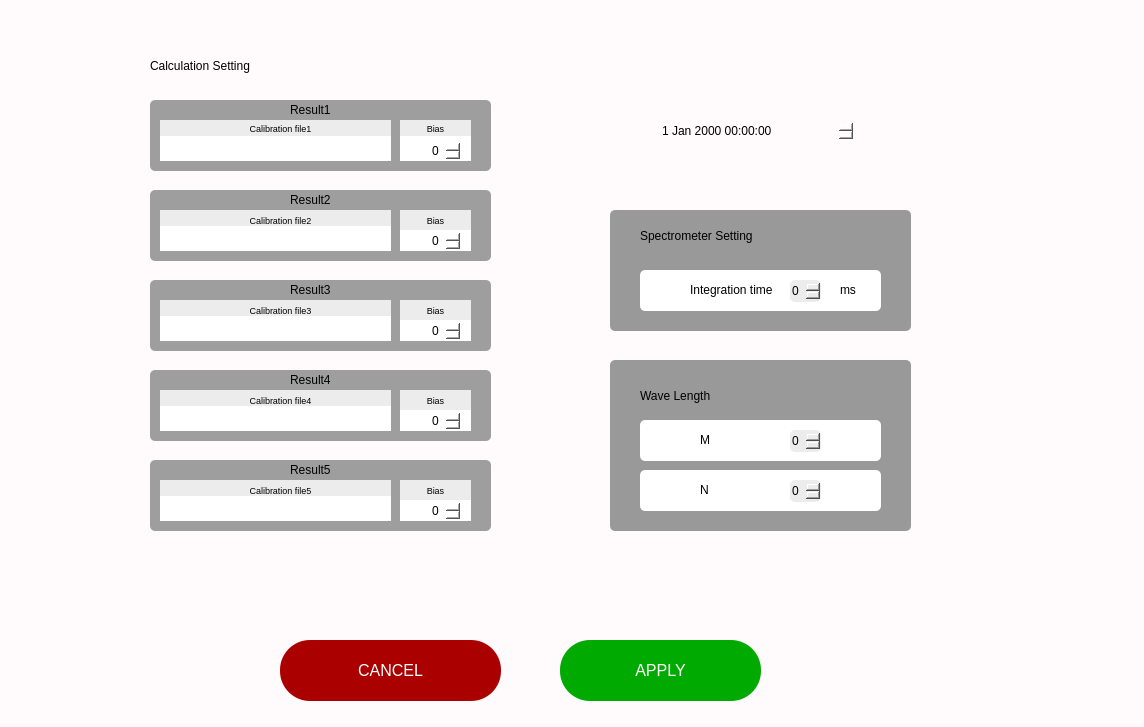
<?xml version="1.0" encoding="UTF-8"?>
<ui version="4.0">
 <class>MainWindow</class>
 <widget class="QMainWindow" name="MainWindow">
  <property name="geometry">
   <rect>
    <x>0</x>
    <y>0</y>
    <width>1144</width>
    <height>727</height>
   </rect>
  </property>
  <property name="font">
   <font>
    <family>MS Shell Dlg 2</family>
   </font>
  </property>
  <property name="windowTitle">
   <string>MainWindow</string>
  </property>
  <property name="styleSheet">
   <string notr="true">background-color: rgb(255, 251, 252);
border:5px;
</string>
  </property>
  <widget class="QWidget" name="centralwidget">
   <widget class="QPushButton" name="pushButton_apply">
    <property name="geometry">
     <rect>
      <x>560</x>
      <y>640</y>
      <width>201</width>
      <height>61</height>
     </rect>
    </property>
    <property name="styleSheet">
     <string notr="true">border-radius:30px;
background-color:rgb(0, 170, 0);
font-size:16px;
color:#fff;</string>
    </property>
    <property name="text">
     <string>APPLY</string>
    </property>
   </widget>
   <widget class="QPushButton" name="pushButton_cancel">
    <property name="geometry">
     <rect>
      <x>280</x>
      <y>640</y>
      <width>221</width>
      <height>61</height>
     </rect>
    </property>
    <property name="styleSheet">
     <string notr="true">border-radius:30px;
background-color:#aa0000;
font-size:16px;
color:#fff;</string>
    </property>
    <property name="text">
     <string>CANCEL</string>
    </property>
   </widget>
   <widget class="QGroupBox" name="groupBox_caculation">
    <property name="geometry">
     <rect>
      <x>130</x>
      <y>30</y>
      <width>381</width>
      <height>541</height>
     </rect>
    </property>
    <property name="styleSheet">
     <string notr="true">border-radius: 5px;
font: 14pt &quot;MS Shell Dlg 2&quot;;
background-color:#rgb(158,158,158);</string>
    </property>
    <property name="title">
     <string/>
    </property>
    <widget class="QWidget" name="widget_result1" native="true">
     <property name="geometry">
      <rect>
       <x>20</x>
       <y>70</y>
       <width>341</width>
       <height>71</height>
      </rect>
     </property>
     <property name="styleSheet">
      <string notr="true">background-color:rgb(158, 158, 158);
</string>
     </property>
     <widget class="QLabel" name="label_Result1">
      <property name="geometry">
       <rect>
        <x>140</x>
        <y>0</y>
        <width>71</width>
        <height>20</height>
       </rect>
      </property>
      <property name="styleSheet">
       <string notr="true">align:&quot;center&quot;</string>
      </property>
      <property name="text">
       <string>Result1</string>
      </property>
     </widget>
     <widget class="QWidget" name="widget_uploadfile1" native="true">
      <property name="geometry">
       <rect>
        <x>10</x>
        <y>30</y>
        <width>231</width>
        <height>31</height>
       </rect>
      </property>
      <property name="styleSheet">
       <string notr="true">background-color: rgb(255, 255, 255);
border-radius: 0px;</string>
      </property>
     </widget>
     <widget class="QWidget" name="widget_bias1Spin" native="true">
      <property name="geometry">
       <rect>
        <x>250</x>
        <y>30</y>
        <width>71</width>
        <height>31</height>
       </rect>
      </property>
      <property name="styleSheet">
       <string notr="true">border-radius: 0px;
background-color: rgb(255, 255, 255);</string>
      </property>
      <widget class="QSpinBox" name="spinBox_biasR1">
       <property name="geometry">
        <rect>
         <x>30</x>
         <y>10</y>
         <width>31</width>
         <height>22</height>
        </rect>
       </property>
      </widget>
     </widget>
     <widget class="QWidget" name="widget_Calibrationfile1" native="true">
      <property name="geometry">
       <rect>
        <x>10</x>
        <y>20</y>
        <width>231</width>
        <height>16</height>
       </rect>
      </property>
      <property name="styleSheet">
       <string notr="true">background-color: rgb(236, 236, 236);
border-radius:15px 50px 30px 5px;
</string>
      </property>
      <widget class="QLabel" name="label_Calibrationfile1">
       <property name="geometry">
        <rect>
         <x>80</x>
         <y>0</y>
         <width>81</width>
         <height>16</height>
        </rect>
       </property>
       <property name="styleSheet">
        <string notr="true">align:&quot;center&quot;;
font-size:9px;</string>
       </property>
       <property name="text">
        <string>Calibration file1</string>
       </property>
       <property name="alignment">
        <set>Qt::AlignCenter</set>
       </property>
      </widget>
     </widget>
     <widget class="QWidget" name="widget_bias1" native="true">
      <property name="geometry">
       <rect>
        <x>250</x>
        <y>20</y>
        <width>71</width>
        <height>16</height>
       </rect>
      </property>
      <property name="styleSheet">
       <string notr="true">background-color: rgb(236, 236,236);
border-radius:15px 50px 30px 5px;</string>
      </property>
      <widget class="QLabel" name="label_biasR1">
       <property name="geometry">
        <rect>
         <x>10</x>
         <y>0</y>
         <width>51</width>
         <height>16</height>
        </rect>
       </property>
       <property name="styleSheet">
        <string notr="true">align:&quot;center&quot;;
font-size:9px;</string>
       </property>
       <property name="text">
        <string>Bias</string>
       </property>
       <property name="alignment">
        <set>Qt::AlignCenter</set>
       </property>
      </widget>
     </widget>
    </widget>
    <widget class="QWidget" name="widget_result2" native="true">
     <property name="geometry">
      <rect>
       <x>20</x>
       <y>160</y>
       <width>341</width>
       <height>71</height>
      </rect>
     </property>
     <property name="styleSheet">
      <string notr="true">background-color:rgb(158, 158, 158);
</string>
     </property>
     <widget class="QLabel" name="label_Result2">
      <property name="geometry">
       <rect>
        <x>140</x>
        <y>0</y>
        <width>61</width>
        <height>20</height>
       </rect>
      </property>
      <property name="styleSheet">
       <string notr="true">align:&quot;center&quot;</string>
      </property>
      <property name="text">
       <string>Result2</string>
      </property>
     </widget>
     <widget class="QWidget" name="widget_uploadfile2" native="true">
      <property name="geometry">
       <rect>
        <x>10</x>
        <y>30</y>
        <width>231</width>
        <height>31</height>
       </rect>
      </property>
      <property name="styleSheet">
       <string notr="true">background-color: rgb(255, 255, 255);
border-radius: 0px;</string>
      </property>
     </widget>
     <widget class="QWidget" name="widget_bias2Spin" native="true">
      <property name="geometry">
       <rect>
        <x>250</x>
        <y>30</y>
        <width>71</width>
        <height>31</height>
       </rect>
      </property>
      <property name="styleSheet">
       <string notr="true">border-radius: 0px;
background-color: rgb(255, 255, 255);</string>
      </property>
      <widget class="QSpinBox" name="spinBox_biasR2">
       <property name="geometry">
        <rect>
         <x>30</x>
         <y>10</y>
         <width>31</width>
         <height>22</height>
        </rect>
       </property>
      </widget>
     </widget>
     <widget class="QWidget" name="widget_Calibrationfile2" native="true">
      <property name="geometry">
       <rect>
        <x>10</x>
        <y>20</y>
        <width>231</width>
        <height>16</height>
       </rect>
      </property>
      <property name="styleSheet">
       <string notr="true">background-color: rgb(236, 236, 236);
border-radius:15px 50px 30px 5px;
</string>
      </property>
      <widget class="QLabel" name="label_Calibrationfile2">
       <property name="geometry">
        <rect>
         <x>80</x>
         <y>0</y>
         <width>81</width>
         <height>20</height>
        </rect>
       </property>
       <property name="styleSheet">
        <string notr="true">align:&quot;center&quot;;
font-size:9px;</string>
       </property>
       <property name="text">
        <string>Calibration file2</string>
       </property>
       <property name="alignment">
        <set>Qt::AlignCenter</set>
       </property>
      </widget>
     </widget>
     <widget class="QWidget" name="widget_bias2" native="true">
      <property name="geometry">
       <rect>
        <x>250</x>
        <y>20</y>
        <width>71</width>
        <height>20</height>
       </rect>
      </property>
      <property name="styleSheet">
       <string notr="true">background-color: rgb(236, 236,236);
border-radius:15px 50px 30px 5px;</string>
      </property>
      <widget class="QLabel" name="label_biasR2">
       <property name="geometry">
        <rect>
         <x>10</x>
         <y>0</y>
         <width>51</width>
         <height>20</height>
        </rect>
       </property>
       <property name="styleSheet">
        <string notr="true">align:&quot;center&quot;;
font-size:9px;</string>
       </property>
       <property name="text">
        <string>Bias</string>
       </property>
       <property name="alignment">
        <set>Qt::AlignCenter</set>
       </property>
      </widget>
     </widget>
    </widget>
    <widget class="QWidget" name="widget_result3" native="true">
     <property name="geometry">
      <rect>
       <x>20</x>
       <y>250</y>
       <width>341</width>
       <height>71</height>
      </rect>
     </property>
     <property name="styleSheet">
      <string notr="true">background-color:rgb(158, 158, 158);
</string>
     </property>
     <widget class="QLabel" name="label_Result3">
      <property name="geometry">
       <rect>
        <x>140</x>
        <y>0</y>
        <width>71</width>
        <height>20</height>
       </rect>
      </property>
      <property name="styleSheet">
       <string notr="true">align:&quot;center&quot;</string>
      </property>
      <property name="text">
       <string>Result3</string>
      </property>
     </widget>
     <widget class="QWidget" name="widget_uploadfile3" native="true">
      <property name="geometry">
       <rect>
        <x>10</x>
        <y>30</y>
        <width>231</width>
        <height>31</height>
       </rect>
      </property>
      <property name="styleSheet">
       <string notr="true">background-color: rgb(255, 255, 255);
border-radius: 0px;</string>
      </property>
     </widget>
     <widget class="QWidget" name="widget_bias3Spin" native="true">
      <property name="geometry">
       <rect>
        <x>250</x>
        <y>30</y>
        <width>71</width>
        <height>31</height>
       </rect>
      </property>
      <property name="styleSheet">
       <string notr="true">border-radius: 0px;
background-color: rgb(255, 255, 255);</string>
      </property>
      <widget class="QSpinBox" name="spinBox_biasR3">
       <property name="geometry">
        <rect>
         <x>30</x>
         <y>10</y>
         <width>31</width>
         <height>22</height>
        </rect>
       </property>
      </widget>
     </widget>
     <widget class="QWidget" name="widget_Calibrationfile3" native="true">
      <property name="geometry">
       <rect>
        <x>10</x>
        <y>20</y>
        <width>231</width>
        <height>16</height>
       </rect>
      </property>
      <property name="styleSheet">
       <string notr="true">background-color: rgb(236, 236, 236);
border-radius:15px 50px 30px 5px;
</string>
      </property>
      <widget class="QLabel" name="label_Calibrationfile3">
       <property name="geometry">
        <rect>
         <x>80</x>
         <y>0</y>
         <width>81</width>
         <height>20</height>
        </rect>
       </property>
       <property name="styleSheet">
        <string notr="true">align:&quot;center&quot;;
font-size:9px;</string>
       </property>
       <property name="text">
        <string>Calibration file3</string>
       </property>
       <property name="alignment">
        <set>Qt::AlignCenter</set>
       </property>
      </widget>
     </widget>
     <widget class="QWidget" name="widget_bias3" native="true">
      <property name="geometry">
       <rect>
        <x>250</x>
        <y>20</y>
        <width>71</width>
        <height>20</height>
       </rect>
      </property>
      <property name="styleSheet">
       <string notr="true">background-color: rgb(236, 236,236);
border-radius:15px 50px 30px 5px;</string>
      </property>
      <widget class="QLabel" name="label_biasR3">
       <property name="geometry">
        <rect>
         <x>10</x>
         <y>0</y>
         <width>51</width>
         <height>20</height>
        </rect>
       </property>
       <property name="styleSheet">
        <string notr="true">align:&quot;center&quot;;
font-size:9px;</string>
       </property>
       <property name="text">
        <string>Bias</string>
       </property>
       <property name="alignment">
        <set>Qt::AlignCenter</set>
       </property>
      </widget>
     </widget>
    </widget>
    <widget class="QWidget" name="widget_result4" native="true">
     <property name="geometry">
      <rect>
       <x>20</x>
       <y>340</y>
       <width>341</width>
       <height>71</height>
      </rect>
     </property>
     <property name="styleSheet">
      <string notr="true">background-color:rgb(158, 158, 158);
</string>
     </property>
     <widget class="QLabel" name="label_Result4">
      <property name="geometry">
       <rect>
        <x>140</x>
        <y>0</y>
        <width>61</width>
        <height>20</height>
       </rect>
      </property>
      <property name="styleSheet">
       <string notr="true">align:&quot;center&quot;</string>
      </property>
      <property name="text">
       <string>Result4</string>
      </property>
     </widget>
     <widget class="QWidget" name="widget_uploadfile4" native="true">
      <property name="geometry">
       <rect>
        <x>10</x>
        <y>30</y>
        <width>231</width>
        <height>31</height>
       </rect>
      </property>
      <property name="styleSheet">
       <string notr="true">background-color: rgb(255, 255, 255);
border-radius: 0px;</string>
      </property>
     </widget>
     <widget class="QWidget" name="widget_bias4Spin" native="true">
      <property name="geometry">
       <rect>
        <x>250</x>
        <y>30</y>
        <width>71</width>
        <height>31</height>
       </rect>
      </property>
      <property name="styleSheet">
       <string notr="true">border-radius: 0px;
background-color: rgb(255, 255, 255);</string>
      </property>
      <widget class="QSpinBox" name="spinBox_biasR4">
       <property name="geometry">
        <rect>
         <x>30</x>
         <y>10</y>
         <width>31</width>
         <height>22</height>
        </rect>
       </property>
      </widget>
     </widget>
     <widget class="QWidget" name="widget_Calibrationfile4" native="true">
      <property name="geometry">
       <rect>
        <x>10</x>
        <y>20</y>
        <width>231</width>
        <height>16</height>
       </rect>
      </property>
      <property name="styleSheet">
       <string notr="true">background-color: rgb(236, 236, 236);
border-radius:15px 50px 30px 5px;
</string>
      </property>
      <widget class="QLabel" name="label_Calibrationfile4">
       <property name="geometry">
        <rect>
         <x>80</x>
         <y>0</y>
         <width>81</width>
         <height>20</height>
        </rect>
       </property>
       <property name="styleSheet">
        <string notr="true">align:&quot;center&quot;;
font-size:9px;</string>
       </property>
       <property name="text">
        <string>Calibration file4</string>
       </property>
       <property name="alignment">
        <set>Qt::AlignCenter</set>
       </property>
      </widget>
     </widget>
     <widget class="QWidget" name="widget_bias4" native="true">
      <property name="geometry">
       <rect>
        <x>250</x>
        <y>20</y>
        <width>71</width>
        <height>20</height>
       </rect>
      </property>
      <property name="styleSheet">
       <string notr="true">background-color: rgb(236, 236,236);
border-radius:15px 50px 30px 5px;</string>
      </property>
      <widget class="QLabel" name="label_biasR4">
       <property name="geometry">
        <rect>
         <x>10</x>
         <y>0</y>
         <width>51</width>
         <height>20</height>
        </rect>
       </property>
       <property name="styleSheet">
        <string notr="true">align:&quot;center&quot;;
font-size:9px;</string>
       </property>
       <property name="text">
        <string>Bias</string>
       </property>
       <property name="alignment">
        <set>Qt::AlignCenter</set>
       </property>
      </widget>
     </widget>
    </widget>
    <widget class="QWidget" name="widget_result5" native="true">
     <property name="geometry">
      <rect>
       <x>20</x>
       <y>430</y>
       <width>341</width>
       <height>71</height>
      </rect>
     </property>
     <property name="styleSheet">
      <string notr="true">background-color:rgb(158, 158, 158);
</string>
     </property>
     <widget class="QLabel" name="label_Result5">
      <property name="geometry">
       <rect>
        <x>140</x>
        <y>0</y>
        <width>71</width>
        <height>20</height>
       </rect>
      </property>
      <property name="styleSheet">
       <string notr="true">align:&quot;center&quot;</string>
      </property>
      <property name="text">
       <string>Result5</string>
      </property>
     </widget>
     <widget class="QWidget" name="widget_uploadfile5" native="true">
      <property name="geometry">
       <rect>
        <x>10</x>
        <y>30</y>
        <width>231</width>
        <height>31</height>
       </rect>
      </property>
      <property name="styleSheet">
       <string notr="true">background-color: rgb(255, 255, 255);
border-radius: 0px;</string>
      </property>
     </widget>
     <widget class="QWidget" name="widget_bias5Spin" native="true">
      <property name="geometry">
       <rect>
        <x>250</x>
        <y>30</y>
        <width>71</width>
        <height>31</height>
       </rect>
      </property>
      <property name="styleSheet">
       <string notr="true">border-radius: 0px;
background-color: rgb(255, 255, 255);</string>
      </property>
      <widget class="QSpinBox" name="spinBox_biasR5">
       <property name="geometry">
        <rect>
         <x>30</x>
         <y>10</y>
         <width>31</width>
         <height>22</height>
        </rect>
       </property>
      </widget>
     </widget>
     <widget class="QWidget" name="widget_Calibrationfile5" native="true">
      <property name="geometry">
       <rect>
        <x>10</x>
        <y>20</y>
        <width>231</width>
        <height>16</height>
       </rect>
      </property>
      <property name="styleSheet">
       <string notr="true">background-color: rgb(236, 236, 236);
border-radius:15px 50px 30px 5px;
</string>
      </property>
      <widget class="QLabel" name="label_Calibrationfile5">
       <property name="geometry">
        <rect>
         <x>80</x>
         <y>0</y>
         <width>81</width>
         <height>20</height>
        </rect>
       </property>
       <property name="styleSheet">
        <string notr="true">align:&quot;center&quot;;
font-size:9px;</string>
       </property>
       <property name="text">
        <string>Calibration file5</string>
       </property>
       <property name="alignment">
        <set>Qt::AlignCenter</set>
       </property>
      </widget>
     </widget>
     <widget class="QWidget" name="widget_bias5" native="true">
      <property name="geometry">
       <rect>
        <x>250</x>
        <y>20</y>
        <width>71</width>
        <height>20</height>
       </rect>
      </property>
      <property name="styleSheet">
       <string notr="true">background-color: rgb(236, 236,236);
border-radius:15px 50px 30px 5px;</string>
      </property>
      <widget class="QLabel" name="label_biasR5">
       <property name="geometry">
        <rect>
         <x>10</x>
         <y>0</y>
         <width>51</width>
         <height>20</height>
        </rect>
       </property>
       <property name="styleSheet">
        <string notr="true">align:&quot;center&quot;;
font-size:9px;</string>
       </property>
       <property name="text">
        <string>Bias</string>
       </property>
       <property name="alignment">
        <set>Qt::AlignCenter</set>
       </property>
      </widget>
     </widget>
    </widget>
    <widget class="QLabel" name="label_CalculationSetting">
     <property name="geometry">
      <rect>
       <x>20</x>
       <y>20</y>
       <width>201</width>
       <height>31</height>
      </rect>
     </property>
     <property name="styleSheet">
      <string notr="true">font: 18pt &quot;MS Shell Dlg 2&quot;;</string>
     </property>
     <property name="text">
      <string>Calculation Setting</string>
     </property>
    </widget>
   </widget>
   <widget class="QGroupBox" name="groupBox_SpecSetting">
    <property name="geometry">
     <rect>
      <x>610</x>
      <y>210</y>
      <width>301</width>
      <height>121</height>
     </rect>
    </property>
    <property name="styleSheet">
     <string notr="true">border-radius: 5px;
background-color: rgb(153, 153, 153);</string>
    </property>
    <property name="title">
     <string/>
    </property>
    <widget class="QWidget" name="widget_SpecSetting_Int" native="true">
     <property name="geometry">
      <rect>
       <x>30</x>
       <y>60</y>
       <width>241</width>
       <height>41</height>
      </rect>
     </property>
     <property name="styleSheet">
      <string notr="true">
background-color: rgb(255, 255, 255);</string>
     </property>
     <widget class="QLabel" name="label_Integrationtime">
      <property name="geometry">
       <rect>
        <x>50</x>
        <y>10</y>
        <width>91</width>
        <height>20</height>
       </rect>
      </property>
      <property name="styleSheet">
       <string notr="true">align:&quot;center&quot;</string>
      </property>
      <property name="text">
       <string>Integration time</string>
      </property>
     </widget>
     <widget class="QSpinBox" name="spinBox_integrationtime">
      <property name="geometry">
       <rect>
        <x>150</x>
        <y>10</y>
        <width>31</width>
        <height>22</height>
       </rect>
      </property>
      <property name="styleSheet">
       <string notr="true">border-color:rgb(158, 158, 158);
background-color: rgb(236, 236, 236);
</string>
      </property>
     </widget>
     <widget class="QLabel" name="label_Spec_ms">
      <property name="geometry">
       <rect>
        <x>200</x>
        <y>10</y>
        <width>21</width>
        <height>20</height>
       </rect>
      </property>
      <property name="styleSheet">
       <string notr="true">align:&quot;center&quot;</string>
      </property>
      <property name="text">
       <string>ms</string>
      </property>
     </widget>
    </widget>
    <widget class="QLabel" name="label_Calculation_SpectrometerSetting">
     <property name="geometry">
      <rect>
       <x>30</x>
       <y>10</y>
       <width>231</width>
       <height>31</height>
      </rect>
     </property>
     <property name="styleSheet">
      <string notr="true">font: 18pt &quot;MS Shell Dlg 2&quot;;</string>
     </property>
     <property name="text">
      <string>Spectrometer Setting</string>
     </property>
    </widget>
   </widget>
   <widget class="QGroupBox" name="groupBox_wavelength">
    <property name="geometry">
     <rect>
      <x>610</x>
      <y>360</y>
      <width>301</width>
      <height>171</height>
     </rect>
    </property>
    <property name="styleSheet">
     <string notr="true">border-radius: 5px;
background-color: rgb(153, 153, 153);</string>
    </property>
    <property name="title">
     <string/>
    </property>
    <widget class="QWidget" name="widget_wavelength_N" native="true">
     <property name="geometry">
      <rect>
       <x>30</x>
       <y>110</y>
       <width>241</width>
       <height>41</height>
      </rect>
     </property>
     <property name="styleSheet">
      <string notr="true">background-color: #fff;</string>
     </property>
     <widget class="QLabel" name="label_wavelength_N">
      <property name="geometry">
       <rect>
        <x>60</x>
        <y>10</y>
        <width>16</width>
        <height>20</height>
       </rect>
      </property>
      <property name="styleSheet">
       <string notr="true">align:&quot;center&quot;</string>
      </property>
      <property name="text">
       <string>N</string>
      </property>
     </widget>
     <widget class="QSpinBox" name="spinBox_wavelength_N">
      <property name="geometry">
       <rect>
        <x>150</x>
        <y>10</y>
        <width>31</width>
        <height>22</height>
       </rect>
      </property>
      <property name="styleSheet">
       <string notr="true">border-color:rgb(158, 158, 158);
background-color: rgb(236, 236, 236);
</string>
      </property>
     </widget>
    </widget>
    <widget class="QWidget" name="widget_wavelength_M" native="true">
     <property name="geometry">
      <rect>
       <x>30</x>
       <y>60</y>
       <width>241</width>
       <height>41</height>
      </rect>
     </property>
     <property name="styleSheet">
      <string notr="true">background-color: #fff;</string>
     </property>
     <widget class="QLabel" name="label_wavelength_M">
      <property name="geometry">
       <rect>
        <x>60</x>
        <y>10</y>
        <width>16</width>
        <height>20</height>
       </rect>
      </property>
      <property name="styleSheet">
       <string notr="true">align:&quot;center&quot;</string>
      </property>
      <property name="text">
       <string>M</string>
      </property>
     </widget>
     <widget class="QSpinBox" name="spinBox_wavelength_M">
      <property name="geometry">
       <rect>
        <x>150</x>
        <y>10</y>
        <width>31</width>
        <height>22</height>
       </rect>
      </property>
      <property name="styleSheet">
       <string notr="true">border-color:rgb(158, 158, 158);
background-color: rgb(236, 236, 236);
</string>
      </property>
     </widget>
    </widget>
    <widget class="QLabel" name="label_Calculation_WaveLength">
     <property name="geometry">
      <rect>
       <x>30</x>
       <y>20</y>
       <width>201</width>
       <height>31</height>
      </rect>
     </property>
     <property name="styleSheet">
      <string notr="true">font: 18pt &quot;MS Shell Dlg 2&quot;;</string>
     </property>
     <property name="text">
      <string>Wave Length</string>
     </property>
    </widget>
   </widget>
   <widget class="QDateTimeEdit" name="dateTimeEdit">
    <property name="geometry">
     <rect>
      <x>660</x>
      <y>120</y>
      <width>194</width>
      <height>22</height>
     </rect>
    </property>
   </widget>
  </widget>
 </widget>
 <resources/>
 <connections/>
 <slots>
  <slot>browseSlot()</slot>
 </slots>
</ui>
